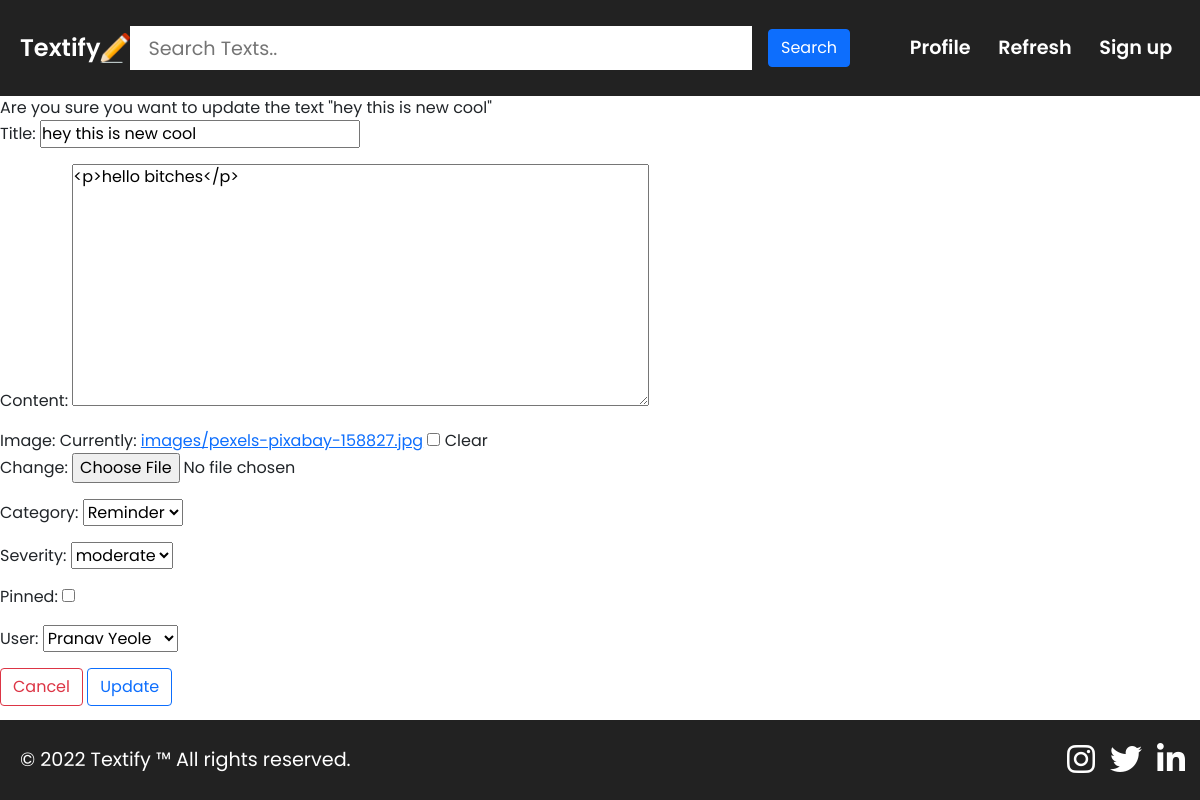
/textupdate/7, run on an earlier commit of the app's database.
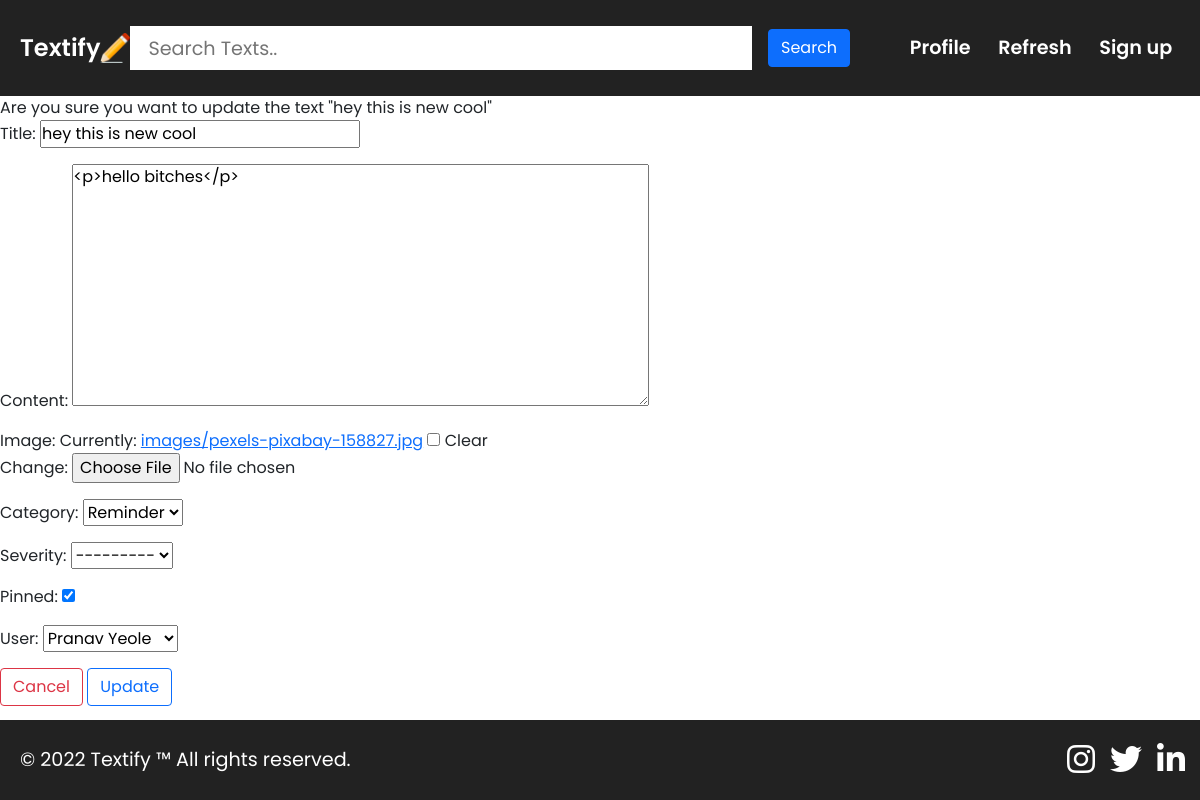
And on a later commit of the database.
### textifyapi/models.py (models this page shows, shortened)
class Text(models.Model):
    TEXT_CATEGORY = [
        ("gn", "General"),
        ("rm", "Reminder"),
        ("th", "Thought"),
        ("qt", "Quote"),
        ("nt", "Note")
    ]
    TEXT_SEVERITY = [
        ("l", "low"),
        ("m", "moderate"),
        ("h", "high")
    ]
    title = models.CharField(max_length=100, null=True, blank=True)
    content = RichTextField(null=True, blank=True)
    image = models.ImageField(upload_to="images/", blank=True, null=True)
    category = models.CharField(max_length=2, choices=TEXT_CATEGORY, default="gn")
    severity = models.CharField(max_length=1, choices=TEXT_SEVERITY, null=True, blank=True, default="l")
    pinned = models.BooleanField(default=False)
    created_at = models.DateTimeField(auto_now_add=True)
    updated_at = models.DateTimeField(auto_now=True)
    user = models.ForeignKey(User, on_delete=models.CASCADE)
    class Meta:
        ordering = ["-created_at"]

### textifyapi/views.py (the view)
# urls.py: path('textupdate/<pk>', views.TextUpdate.as_view(), name="textupdate"),
class TextUpdate(UpdateView):
    model = Text
    template_name = "textifyapi/textupdate.html"
    fields = "__all__"
    success_url = reverse_lazy("textlist")

### textifyapi/models.py (called while the page is built)
    def __str__(self):
        return self.name

### textifyapi/templates/textifyapi/textupdate.html (shortened to what this page needs)
{% extends 'textifyapi/base.html' %}
{% load static %}
{% block content %}
<span>Are you sure you want to update the text "{{object.title}}"</span>
<form method="POST" enctype="multipart/form-data">
    {{ form.as_p }}
    <a href="{% url 'textdetail' object.pk %}"><button type="button" class="btn btn-outline-danger">Cancel</button></a>
    <button type="submit" class="btn btn-outline-primary">Update</button>
</form>
{% endblock content %}

What changed in the data, as far as the page shows it:
changed Text "hey this is new cool": severity "moderate" → "---------"; pinned "☐" → "☑"
